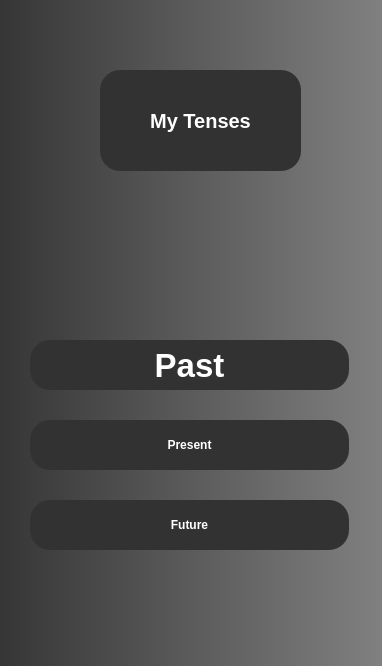
<?xml version="1.0" encoding="UTF-8"?>
<ui version="4.0">
 <class>MainWindow</class>
 <widget class="QMainWindow" name="MainWindow">
  <property name="geometry">
   <rect>
    <x>0</x>
    <y>0</y>
    <width>382</width>
    <height>666</height>
   </rect>
  </property>
  <property name="windowTitle">
   <string>MyTenses</string>
  </property>
  <property name="styleSheet">
   <string notr="true"/>
  </property>
  <widget class="QWidget" name="centralwidget">
   <property name="styleSheet">
    <string notr="true">QWidget
{
    color: #aaa;
   background-color: qlineargradient(spread:pad, x1:0, y1:0, x2:1, y2:0, stop:0 rgb(54, 54, 54), stop:1 rgb(128, 128, 128));

}

QPushButton
{
    color: rgb(255, 255, 255);
background-color: #323232;
	
    width: 75px;
    height: 50px;
	border-radius: 20px;                     /* &lt;----  20px  */ 
	font: 75 25pt &quot;Microsoft YaHei UI&quot;;
	font-weight: bold;
}

QPushButton:hover
{
    background-color: silver;

}

</string>
   </property>
   <widget class="QPushButton" name="pushButton">
    <property name="geometry">
     <rect>
      <x>30</x>
      <y>340</y>
      <width>319</width>
      <height>50</height>
     </rect>
    </property>
    <property name="font">
     <font>
      <family>Microsoft YaHei UI</family>
      <pointsize>25</pointsize>
      <weight>75</weight>
      <italic>false</italic>
      <bold>true</bold>
     </font>
    </property>
    <property name="styleSheet">
     <string notr="true"/>
    </property>
    <property name="text">
     <string>Past</string>
    </property>
   </widget>
   <widget class="QPushButton" name="pushButton_2">
    <property name="geometry">
     <rect>
      <x>30</x>
      <y>420</y>
      <width>319</width>
      <height>50</height>
     </rect>
    </property>
    <property name="text">
     <string>Present</string>
    </property>
   </widget>
   <widget class="QPushButton" name="pushButton_3">
    <property name="geometry">
     <rect>
      <x>30</x>
      <y>500</y>
      <width>319</width>
      <height>50</height>
     </rect>
    </property>
    <property name="text">
     <string>Future</string>
    </property>
   </widget>
   <widget class="QLabel" name="label">
    <property name="geometry">
     <rect>
      <x>100</x>
      <y>70</y>
      <width>201</width>
      <height>101</height>
     </rect>
    </property>
    <property name="font">
     <font>
      <pointsize>15</pointsize>
      <weight>75</weight>
      <italic>false</italic>
      <bold>true</bold>
     </font>
    </property>
    <property name="styleSheet">
     <string notr="true">QLabel
{
   color: rgb(255, 255, 255);
	background-color: #323232;
    border-radius: 20px;                     /* &lt;----  20px  */ 
	font:
 &quot;Microsoft YaHei UI&quot;;
	font-weight: bold;
}</string>
    </property>
    <property name="text">
     <string>My Tenses</string>
    </property>
    <property name="alignment">
     <set>Qt::AlignCenter</set>
    </property>
   </widget>
  </widget>
 </widget>
 <resources/>
 <connections/>
</ui>
